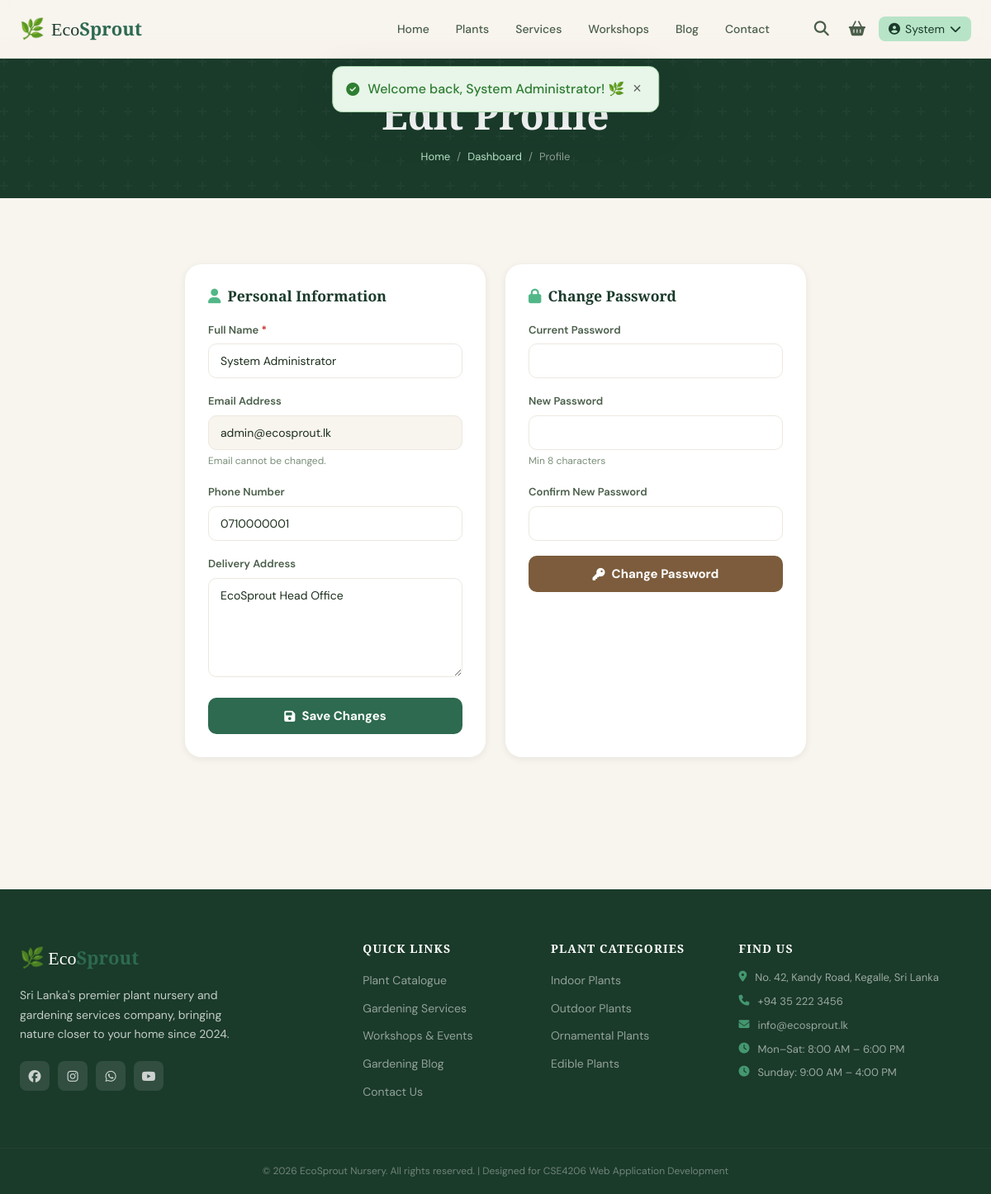
/customer/profile.php (signed in), run on the app's committed database.
### tables this page shows
CREATE TABLE users (
    id INT AUTO_INCREMENT PRIMARY KEY,
    full_name VARCHAR(100) NOT NULL,
    email VARCHAR(150) NOT NULL UNIQUE,
    password VARCHAR(255) NOT NULL,
    phone VARCHAR(20),
    address TEXT,
    role ENUM('customer', 'staff', 'admin') DEFAULT 'customer',
    profile_image VARCHAR(255) DEFAULT 'default.png',
    is_active TINYINT(1) DEFAULT 1,
    created_at TIMESTAMP DEFAULT CURRENT_TIMESTAMP,
    updated_at TIMESTAMP DEFAULT CURRENT_TIMESTAMP ON UPDATE CURRENT_TIMESTAMP
);

### customer/profile.php (the view, shortened to what this page needs)
<?php
require_once '../includes/header.php';
$userId = $_SESSION['user_id'];
$user   = $conn->query("SELECT * FROM users WHERE id=$userId")->fetch_assoc();
$errors = [];
?>
<div class="page-hero" style="min-height:auto; padding:40px 24px;">
    <h1>Edit Profile</h1>
    <div class="breadcrumb">
        <a href="<?= SITE_URL ?>">Home</a><span>/</span>
        <a href="dashboard.php">Dashboard</a><span>/</span>
        <span>Profile</span>
    </div>
</div>
<div class="section" style="max-width:800px; margin:0 auto;">
    <div style="display:grid; grid-template-columns:1fr 1fr; gap:24px;">
        <div style="background:white; border-radius:var(--radius-lg); padding:28px; box-shadow:var(--shadow-sm);">
            <h3 style="margin-bottom:20px; font-size:1.1rem; display:flex; align-items:center; gap:8px;">
                <i class="fas fa-user" style="color:var(--green-light);"></i> Personal Information
            </h3>
            <form method="POST">
                <div class="form-group">
                    <label>Full Name <span style="color:var(--error);">*</span></label>
                    <input type="text" name="full_name" class="form-control <?= isset($errors['full_name'])?'error':'' ?>"
                           value="<?= htmlspecialchars($user['full_name']) ?>" required>
                </div>
                <div class="form-group">
                    <label>Email Address</label>
                    <input type="email" class="form-control" value="<?= htmlspecialchars($user['email']) ?>" readonly style="background:var(--cream);">
                    <div class="form-hint">Email cannot be changed.</div>
                </div>
                <div class="form-group">
                    <label>Phone Number</label>
                    <input type="tel" name="phone" class="form-control"
                           value="<?= htmlspecialchars($user['phone'] ?? '') ?>" placeholder="e.g. 0771234567">
                </div>
                <div class="form-group">
                    <label>Delivery Address</label>
                    <textarea name="address" class="form-control" rows="3" placeholder="Your default delivery address"><?= htmlspecialchars($user['address'] ?? '') ?></textarea>
                </div>
                <button type="submit" class="btn-submit" style="padding:12px;">
                    <i class="fas fa-save"></i> Save Changes
                </button>
            </form>
        </div>
        <div style="background:white; border-radius:var(--radius-lg); padding:28px; box-shadow:var(--shadow-sm);">
            <h3 style="margin-bottom:20px; font-size:1.1rem; display:flex; align-items:center; gap:8px;">
                <i class="fas fa-lock" style="color:var(--green-light);"></i> Change Password
            </h3>
            <form method="POST">
                <div class="form-group">
                    <label>Current Password</label>
                    <input type="password" name="current_password" class="form-control <?= isset($errors['current'])?'error':'' ?>" required>
                </div>
                <div class="form-group">
                    <label>New Password</label>
                    <input type="password" name="new_password" class="form-control <?= isset($errors['new'])?'error':'' ?>" required>
                    <div class="form-hint">Min 8 characters</div>
                </div>
                <div class="form-group">
                    <label>Confirm New Password</label>
                    <input type="password" name="confirm_password" class="form-control <?= isset($errors['confirm'])?'error':'' ?>" required>
                </div>
                <button type="submit" class="btn-submit" style="padding:12px; background:var(--brown);">
                    <i class="fas fa-key"></i> Change Password
                </button>
            </form>
        </div>
    </div>
</div>
<?php require_once '../includes/footer.php'; ?>

### css/style.css (style rules this page uses)
:root { --green-dark: #1a3a2a; --green-mid: #2d6a4f; --green-light: #52b788; --green-pale: #b7e4c7; --cream: #f8f4ee; --cream-dark: #ede8df; --brown: #7c5c3c; --brown-light: #c4956a; --gold: #d4a843; --text-dark: #1c2e1c; --text-mid: #4a5e4a; --text-light: #7a8f7a; --white: #ffffff; --error: #c62828; --success: #2e7d32; --warning: #e65100; --shadow-sm: 0 2px 8px rgba(26,58,42,.08); --shadow-md: 0 6px 24px rgba(26,58,42,.12); --shadow-lg: 0 16px 48px rgba(26,58,42,.16); --radius: 12px; --radius-lg: 20px; --transition: all .3s cubic-bezier(.4,0,.2,1); }
*, *::before, *::after { box-sizing: border-box; margin: 0; padding: 0; }
html { scroll-behavior: smooth; }
body { font-family: 'DM Sans', sans-serif; background: var(--cream); color: var(--text-dark); line-height: 1.6; font-size: 16px; }
h1, h2, h3, h4, h5 { font-family: 'Playfair Display', serif; line-height: 1.2; color: var(--green-dark); }
a { color: inherit; text-decoration: none; transition: var(--transition); }
.section { padding: 80px 24px; max-width: 1280px; margin: 0 auto; }
.form-group { margin-bottom: 18px; }
.form-group label { display: block; font-size: 13px; font-weight: 600; color: var(--text-mid); margin-bottom: 6px; }
.form-group label span { color: var(--error); }
.form-control { width: 100%; padding: 11px 14px; border: 1.5px solid var(--cream-dark); border-radius: 10px; font-size: 14px; font-family: 'DM Sans', sans-serif; color: var(--text-dark); background: white; transition: var(--transition); outline: none; }
.form-hint { font-size: 12px; color: var(--text-light); margin-top: 4px; }
textarea.form-control { min-height: 120px; resize: vertical; }
.btn-submit { width: 100%; padding: 14px; background: var(--green-mid); color: white; border: none; border-radius: 10px; font-size: 15px; font-weight: 700; cursor: pointer; transition: var(--transition); font-family: 'DM Sans', sans-serif; display: flex; align-items: center; justify-content: center; gap: 8px; }
.page-hero { background: var(--green-dark); padding: 60px 24px; text-align: center; position: relative; overflow: hidden; }
.page-hero::after { content: ''; position: absolute; inset: 0; }
.page-hero h1 { font-size: clamp(1.8rem, 4vw, 3rem); color: white; margin-bottom: 10px; position: relative; z-index: 1; }
.breadcrumb { display: flex; align-items: center; justify-content: center; gap: 8px; font-size: 13px; color: rgba(255,255,255,.5); margin-top: 12px; position: relative; z-index: 1; }
.breadcrumb a { color: var(--green-pale); }

### data on the page
users: full_name "System Administrator", email "admin@ecosprout.lk", phone "0710000001", address "EcoSprout Head Office"

### other printed values
$flash['message'] "Welcome back, System Administrator! 🌿"
explode(' ', $_SESSION['name'])[0] "System"
